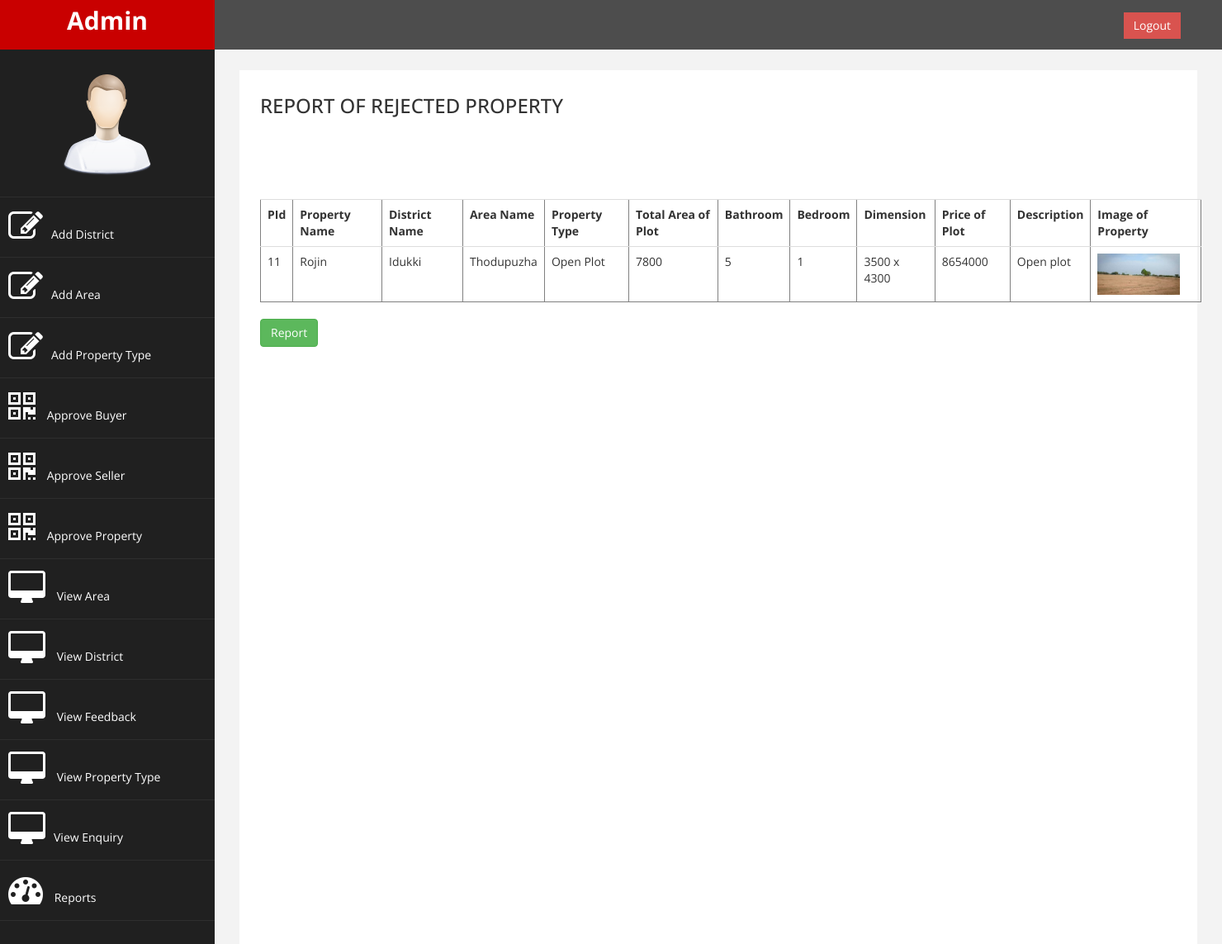
The app's page /admin/reportpropertyrej.php with its own data.
### tables this page shows
CREATE TABLE IF NOT EXISTS `property` (
  `pid` int(2) NOT NULL AUTO_INCREMENT,
  `pname` varchar(30) NOT NULL,
  `propid` int(2) NOT NULL,
  `did` int(2) NOT NULL,
  `aid` int(2) NOT NULL,
  `ta` int(10) NOT NULL,
  `price` int(10) NOT NULL,
  `bedroom` varchar(2) NOT NULL,
  `bathroom` varchar(2) NOT NULL,
  `dimensions` varchar(50) NOT NULL,
  `pdesc` varchar(50) NOT NULL,
  `pimage` varchar(250) NOT NULL,
  `status` varchar(10) NOT NULL,
  `pdate` date NOT NULL,
  `pbstatus` varchar(10) NOT NULL,
  `srid` int(2) NOT NULL,
  `bid` int(2) DEFAULT NULL,
  `bkdate` date DEFAULT NULL,
  PRIMARY KEY (`pid`)
);

CREATE TABLE IF NOT EXISTS `district` (
  `did` int(2) NOT NULL AUTO_INCREMENT,
  `dname` varchar(18) NOT NULL,
  PRIMARY KEY (`did`)
);

CREATE TABLE IF NOT EXISTS `area` (
  `aid` int(2) NOT NULL AUTO_INCREMENT,
  `aname` varchar(20) NOT NULL,
  `did` int(2) NOT NULL,
  PRIMARY KEY (`aid`)
);

CREATE TABLE IF NOT EXISTS `proptype` (
  `propid` int(2) NOT NULL AUTO_INCREMENT,
  `ptype` varchar(10) NOT NULL,
  PRIMARY KEY (`propid`)
);

### classes/DataAccess.class.php (the view, shortened to what this page needs)
<?php
class DataAccess
{
	private $_con,$_query,$_errors;
	public function __construct()
	{
		if(!$this->_con=mysqli_connect(DB_HOST,DB_USER,DB_PASSWORD,DB_NAME))
		{
			die("connection Error");
		}
	}
    public function getDataJoin($fields,$table,$condition = "1",$join=NULL)
	{
		$this->_query = "select ";
		if(is_array($fields))
		{
				$this->_query.=implode(",",$fields);
        }
		$this->_query.=" from $table ";
        if(isset($join) && $join!=NULL)
        {
            if(is_array($join))
            {
                foreach($join as $i=>$v)
                {
                    if(is_array($v))
                    {
                        if($v['1']=='innerjoin' || $v['1']=='join' || $v['1']=='')
                        {
                            $this->_query.=" inner join ".$i." on ".$v['0'];
                        }
                    }
                }
            }
        }
        $this->_query.=" where $condition";
		$resref=mysqli_query($this->_con,$this->_query);
		$dataArr = array();
		if(mysqli_num_rows($resref))
		{
			while($rows = mysqli_fetch_assoc($resref))
			{
				$dataArr[] = $rows;
			}
		}
		return $dataArr;
	}
    public function selectAsTable($fields,$table,$condition="1",$join=NULL,$actions=null,$config=null)
    {
        $resultArr=$this->getDataJoin($fields,$table,$condition,$join);
        $str="";
        foreach($resultArr as $values)
        {
            $str.="<tr>";
            foreach($values as $key=>$val)
            {
                $flag=1;
                if($flag==1)
                {
                    if(isset($config['images']) && isset($config['images']['field']) && $key==$config['images']['field'])
                    {
                        if(isset($config['hiddenfields']))
                        {
                            if(!in_array($key,$config['hiddenfields']))
                            {
                                $str.="<td><img src='".$config['images']['path'].$val."' ";
                                foreach($config['images']['attributes'] as $attr=>$attrval)
                                {
                                    $str.=$attr."='".$attrval."' ";
                                }
                                $str.=" /></td>";
                                $flag=0;
                            }
                        }
                        else{
                            $str.="<td><img src='".$config['images']['path'].$val."' ";
                                foreach($config['images']['attributes'] as $attr=>$attrval)
                                {
                                    $str.=$attr."='".$attrval."' ";
                                }
                                $str.=" /></td>";
                                $flag=0;
                        }
                    }
                }
                if($flag==1)
                {
                if(isset($config['hiddenfields']))
                {
                    if(!in_array($key,$config['hiddenfields']))
                    {
                        $str.="<td>".$val."</td>";
                    }
                }
                else
                    $str.="<td>".$val."</td>";
                }
            }
            $str.="</tr>";
        }
        return $str;
    }
}
?>

### admin/assets/css/custom.css (style rules this page uses)
body { font-family: 'Open Sans', sans-serif; }

### records on screen
property: pid "11", pname "Rojin", did.dname "Idukki", aid.aname "Thodupuzha", propid.ptype "Open Plot", ta "7800", bathroom "5", bedroom "1", dimensions "3500 x 4300", price "8654000", pdesc "Open plot", pimage (picture)
